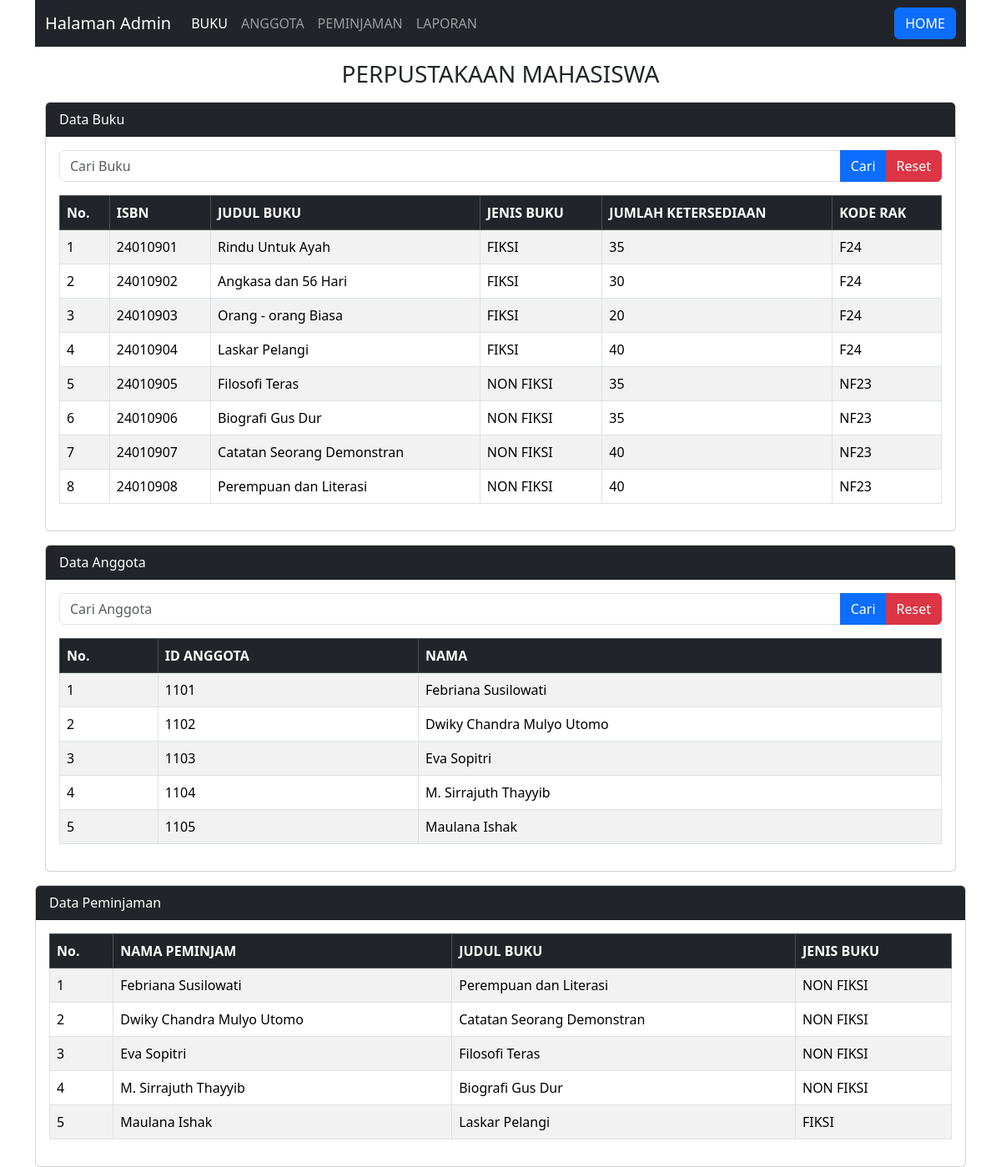
The app's page /admin/index.php with its own data.
### tables this page shows
CREATE TABLE IF NOT EXISTS `buku` (
  `ISBN` int(11) NOT NULL,
  `judul_buku` varchar(50) DEFAULT NULL,
  `jenis_buku` varchar(30) DEFAULT NULL,
  `jumlah_ketersediaan` int(11) DEFAULT NULL,
  `kode_rak` char(5) DEFAULT NULL,
  PRIMARY KEY (`ISBN`)
);

CREATE TABLE IF NOT EXISTS `anggota` (
  `id_anggota` int(11) NOT NULL,
  `nama` varchar(35) DEFAULT NULL,
  PRIMARY KEY (`id_anggota`) USING BTREE
);

### admin/index.php (the view, shortened to what this page needs)
<?php
include "../halaman awal/koneksi.php";
?>
<!DOCTYPE html>
<html lang="en">
<head>
    <link href="https://cdn.jsdelivr.net/npm/bootstrap@5.3.2/dist/css/bootstrap.min.css" rel="stylesheet">
</head>
<body class="container">
<header>
    <nav class="navbar navbar-expand-lg navbar-dark bg-dark">
        <div class="container-fluid">
            <a class="navbar-brand" href="#">Halaman Admin</a>
            <div class="collapse navbar-collapse" id="navbarNav">
                <ul class="navbar-nav">
                    <li class="nav-item">
                        <a class="nav-link active" aria-current="page" href="buku.php">BUKU</a>
                    </li>
                    <li class="nav-item">
                        <a class="nav-link" href="anggota.php">ANGGOTA</a>
                    </li>
                    <li class="nav-item">
                        <a class="nav-link" href="peminjaman.php">PEMINJAMAN</a>
                    </li>
                    <li class="nav-item">
                        <a class="nav-link" href="laporan.php">LAPORAN</a>
                    </li>
                </ul>
            </div>
            <a href="../halaman awal/index.php" class="btn btn-primary">HOME</a>
        </div>
    </nav>
</header>
<div class="container">
    <div class="mt-3">
        <h3 class="text-center">PERPUSTAKAAN MAHASISWA</h3>
    </div>
    <div class="card mt-3">
        <div class="card-header bg-dark text-white">
            Data Buku
        </div>
        <div class="card-body">
            <form method="POST">
                <div class="input-group mb-3 ">
                    <input type="text" name="bcari" class="form-control" placeholder="Cari Buku">
                    <button class="btn btn-primary" name="search" type="submit">Cari</button>
                    <button class="btn btn-danger" name="reset" type="submit">Reset</button>
                </div>
            </form>
            <table class="table table-bordered table-striped table-hover">
                <thead class="table-dark">
                <th>No.</th>
                <th>ISBN</th>
                <th>JUDUL BUKU</th>
                <th>JENIS BUKU</th>
                <th>JUMLAH KETERSEDIAAN</th>
                <th>KODE RAK</th>
                </thead>
                <?php
                if (isset($_POST['bcari'])) {
                    $keyword = $_POST['bcari'];
                    $q = "SELECT * FROM buku WHERE isbn like '%$keyword' or judul_buku like '%$keyword' ORDER BY ISBN ASC";
                } else {
                    $q = "SELECT * FROM buku ORDER BY ISBN ASC";
                }
                $no = 1;
                $tampil = mysqli_query($koneksi, $q);
                while ($data = mysqli_fetch_array($tampil)) :
                    ?>
                    <tr>
                        <td><?= $no++ ?></td>
                        <td><?= $data['ISBN'] ?></td>
                        <td><?= $data['judul_buku'] ?></td>
                        <td><?= $data['jenis_buku'] ?></td>
                        <td><?= $data['jumlah_ketersediaan'] ?></td>
                        <td><?= $data['kode_rak'] ?></td>
                    </tr>
                <?php endwhile; ?>
            </table>
        </div>
    </div>
    <div class="card mt-3">
        <div class="card-header bg-dark text-white">
            Data Anggota
        </div>
        <div class="card-body">
            <form method="POST">
                <div class="input-group mb-3 ">
                    <input type="text" name="acari_anggota" class="form-control" placeholder="Cari Anggota">
                    <button class="btn btn-primary" name="search_anggota" type="submit">Cari</button>
                    <button class="btn btn-danger" name="reset_anggota" type="submit">Reset</button>
                </div>
            </form>
            <table class="table table-bordered table-striped table-hover">
                <thead class="table-dark">
                <th>No.</th>
                <th>ID ANGGOTA</th>
                <th>NAMA</th>
                </thead>
                <?php
                if (isset($_POST['acari_anggota'])) {
                    $keyword_anggota = $_POST['acari_anggota'];
                    $q_anggota = "SELECT * FROM anggota WHERE id_anggota like '%$keyword_anggota' or nama like '%$keyword_anggota' ORDER BY id_anggota ASC";
                } else {
                    $q_anggota = "SELECT * FROM anggota ORDER BY id_anggota ASC";
                }
                $no_anggota = 1;
                $tampil_anggota = mysqli_query($koneksi, $q_anggota);
                while ($data_anggota = mysqli_fetch_array($tampil_anggota)) :
                    ?>
                    <tr>
                        <td><?= $no_anggota++ ?></td>
                        <td><?= $data_anggota['id_anggota'] ?></td>
                        <td><?= $data_anggota['nama'] ?></td>
                    </tr>
                <?php endwhile; ?>
            </table>
        </div>
    </div>
</div>
    <div class="card mt-3">
        <div class="card-header bg-dark text-white">
            Data Peminjaman
        </div>
        <div class="card-body">
            <table class="table table-bordered table-striped table-hover">
                <thead class="table-dark">
                <th>No.</th>
                <th>NAMA PEMINJAM</th>
                <th>JUDUL BUKU</th>
                <th>JENIS BUKU</th>
                </thead>
                <?php
                if (isset($_POST['acari_peminjam'])) {
                    $keyword_peminjam = $_POST['acari_peminjam'];
                    $q_peminjam = "SELECT * FROM peminjaman_buku WHERE id_peminjam LIKE '%$keyword_peminjam%' OR nama LIKE '%$keyword_peminjam%' ORDER BY id_peminjam ASC";
                } else {
                    $q_peminjam= "SELECT * FROM peminjaman_buku ORDER BY id_peminjam ASC";
                }
                $tampil_peminjam = mysqli_query($koneksi, $q_peminjam);
                $no_peminjam = 1;
                    while ($data_peminjam = mysqli_fetch_array($tampil_peminjam)) {
                        ?>
                        <tr>
                            <td><?= $no_peminjam++ ?></td>
                            <td><?= $data_peminjam['nama'] ?></td>
                            <td><?= $data_peminjam['judul_buku'] ?></td>
                            <td><?= $data_peminjam['jenis_buku'] ?></td>
                        </tr>
                    <?php } ?>
                </table>
            </div>
        </div>
</body>
</html>

### records on screen
buku: ISBN "24010901", judul_buku "Rindu Untuk Ayah", jenis_buku "FIKSI", jumlah_ketersediaan "35", kode_rak "F24"
buku: ISBN "24010902", judul_buku "Angkasa dan 56 Hari", jenis_buku "FIKSI", jumlah_ketersediaan "30", kode_rak "F24"
buku: ISBN "24010903", judul_buku "Orang - orang Biasa", jenis_buku "FIKSI", jumlah_ketersediaan "20", kode_rak "F24"
buku: ISBN "24010904", judul_buku "Laskar Pelangi", jenis_buku "FIKSI", jumlah_ketersediaan "40", kode_rak "F24"
buku: ISBN "24010905", judul_buku "Filosofi Teras", jenis_buku "NON FIKSI", jumlah_ketersediaan "35", kode_rak "NF23"
buku: ISBN "24010906", judul_buku "Biografi Gus Dur", jenis_buku "NON FIKSI", jumlah_ketersediaan "35", kode_rak "NF23"
buku: ISBN "24010907", judul_buku "Catatan Seorang Demonstran", jenis_buku "NON FIKSI", jumlah_ketersediaan "40", kode_rak "NF23"
buku: ISBN "24010908", judul_buku "Perempuan dan Literasi", jenis_buku "NON FIKSI", jumlah_ketersediaan "40", kode_rak "NF23"
anggota: id_anggota "1101", nama "Febriana Susilowati"
anggota: id_anggota "1102", nama "Dwiky Chandra Mulyo Utomo"
anggota: id_anggota "1103", nama "Eva Sopitri"
anggota: id_anggota "1104", nama "M. Sirrajuth Thayyib"
anggota: id_anggota "1105", nama "Maulana Ishak"

### other values on screen
$data_peminjam['nama'] "Febriana Susilowati"
$data_peminjam['judul_buku'] "Perempuan dan Literasi"
$data_peminjam['jenis_buku'] "NON FIKSI"
$data_peminjam['nama'] "Dwiky Chandra Mulyo Utomo"
$data_peminjam['judul_buku'] "Catatan Seorang Demonstran"
$data_peminjam['nama'] "Eva Sopitri"
$data_peminjam['judul_buku'] "Filosofi Teras"
$data_peminjam['nama'] "M. Sirrajuth Thayyib"
$data_peminjam['judul_buku'] "Biografi Gus Dur"
$data_peminjam['nama'] "Maulana Ishak"
$data_peminjam['judul_buku'] "Laskar Pelangi"
$data_peminjam['jenis_buku'] "FIKSI"
